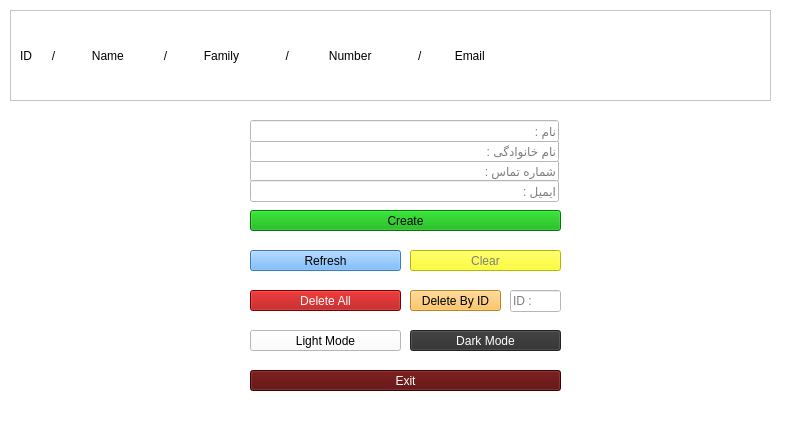
<?xml version="1.0" encoding="UTF-8"?>
<ui version="4.0">
 <class>Contact</class>
 <widget class="QMainWindow" name="Contact">
  <property name="geometry">
   <rect>
    <x>0</x>
    <y>0</y>
    <width>792</width>
    <height>444</height>
   </rect>
  </property>
  <property name="windowTitle">
   <string>Contacts</string>
  </property>
  <property name="styleSheet">
   <string notr="true">background-color: rgb(255, 255, 255);</string>
  </property>
  <widget class="QWidget" name="centralwidget">
   <widget class="QLineEdit" name="line_3">
    <property name="geometry">
     <rect>
      <x>250</x>
      <y>160</y>
      <width>309</width>
      <height>22</height>
     </rect>
    </property>
    <property name="placeholderText">
     <string>شماره تماس :</string>
    </property>
   </widget>
   <widget class="QLineEdit" name="line_2">
    <property name="geometry">
     <rect>
      <x>250</x>
      <y>140</y>
      <width>309</width>
      <height>22</height>
     </rect>
    </property>
    <property name="placeholderText">
     <string>نام خانوادگی :</string>
    </property>
   </widget>
   <widget class="QLineEdit" name="line_1">
    <property name="geometry">
     <rect>
      <x>250</x>
      <y>120</y>
      <width>309</width>
      <height>22</height>
     </rect>
    </property>
    <property name="cursorPosition">
     <number>0</number>
    </property>
    <property name="placeholderText">
     <string>نام :</string>
    </property>
   </widget>
   <widget class="QPushButton" name="btn_1">
    <property name="geometry">
     <rect>
      <x>250</x>
      <y>210</y>
      <width>311</width>
      <height>21</height>
     </rect>
    </property>
    <property name="autoFillBackground">
     <bool>false</bool>
    </property>
    <property name="styleSheet">
     <string notr="true">background-color: rgb(0, 170, 0);</string>
    </property>
    <property name="text">
     <string>Create</string>
    </property>
   </widget>
   <widget class="QLineEdit" name="line_4">
    <property name="geometry">
     <rect>
      <x>250</x>
      <y>180</y>
      <width>309</width>
      <height>22</height>
     </rect>
    </property>
    <property name="placeholderText">
     <string>ایمیل :</string>
    </property>
   </widget>
   <widget class="QPushButton" name="btn_2">
    <property name="geometry">
     <rect>
      <x>250</x>
      <y>250</y>
      <width>151</width>
      <height>21</height>
     </rect>
    </property>
    <property name="autoFillBackground">
     <bool>false</bool>
    </property>
    <property name="styleSheet">
     <string notr="true">background-color: rgb(85, 170, 255);</string>
    </property>
    <property name="text">
     <string>Refresh</string>
    </property>
   </widget>
   <widget class="QPushButton" name="btn_3">
    <property name="geometry">
     <rect>
      <x>410</x>
      <y>290</y>
      <width>91</width>
      <height>21</height>
     </rect>
    </property>
    <property name="autoFillBackground">
     <bool>false</bool>
    </property>
    <property name="styleSheet">
     <string notr="true">background-color: rgb(255, 183, 58);</string>
    </property>
    <property name="text">
     <string>Delete By ID</string>
    </property>
   </widget>
   <widget class="QLineEdit" name="line_5">
    <property name="geometry">
     <rect>
      <x>510</x>
      <y>290</y>
      <width>51</width>
      <height>22</height>
     </rect>
    </property>
    <property name="placeholderText">
     <string>ID :</string>
    </property>
   </widget>
   <widget class="QPushButton" name="btn_4">
    <property name="geometry">
     <rect>
      <x>250</x>
      <y>290</y>
      <width>151</width>
      <height>21</height>
     </rect>
    </property>
    <property name="autoFillBackground">
     <bool>false</bool>
    </property>
    <property name="styleSheet">
     <string notr="true">background-color: rgb(170, 0, 0);
color: rgb(255, 255, 255);</string>
    </property>
    <property name="text">
     <string>Delete All</string>
    </property>
   </widget>
   <widget class="QPushButton" name="btn_5">
    <property name="geometry">
     <rect>
      <x>410</x>
      <y>330</y>
      <width>151</width>
      <height>21</height>
     </rect>
    </property>
    <property name="autoFillBackground">
     <bool>false</bool>
    </property>
    <property name="styleSheet">
     <string notr="true">background-color: rgb(47, 47, 47);
color: rgb(255, 255, 255);</string>
    </property>
    <property name="text">
     <string>Dark Mode</string>
    </property>
   </widget>
   <widget class="QPushButton" name="btn_6">
    <property name="geometry">
     <rect>
      <x>250</x>
      <y>330</y>
      <width>151</width>
      <height>21</height>
     </rect>
    </property>
    <property name="autoFillBackground">
     <bool>false</bool>
    </property>
    <property name="styleSheet">
     <string notr="true">background-color: rgb(255, 255, 255);</string>
    </property>
    <property name="text">
     <string>Light Mode</string>
    </property>
   </widget>
   <widget class="QPushButton" name="btn_7">
    <property name="geometry">
     <rect>
      <x>410</x>
      <y>250</y>
      <width>151</width>
      <height>21</height>
     </rect>
    </property>
    <property name="styleSheet">
     <string notr="true">background-color: rgb(255, 255, 0);
color: rgb(126, 126, 126);</string>
    </property>
    <property name="text">
     <string>Clear</string>
    </property>
   </widget>
   <widget class="QScrollArea" name="scrollArea">
    <property name="geometry">
     <rect>
      <x>10</x>
      <y>10</y>
      <width>761</width>
      <height>91</height>
     </rect>
    </property>
    <property name="widgetResizable">
     <bool>true</bool>
    </property>
    <widget class="QWidget" name="scrollAreaWidgetContents">
     <property name="geometry">
      <rect>
       <x>0</x>
       <y>0</y>
       <width>759</width>
       <height>89</height>
      </rect>
     </property>
     <layout class="QVBoxLayout" name="verticalLayout">
      <item>
       <widget class="QLabel" name="label">
        <property name="text">
         <string>ID      /           Name            /           Family              /            Number              /          Email</string>
        </property>
       </widget>
      </item>
      <item>
       <layout class="QVBoxLayout" name="v_lay">
        <property name="sizeConstraint">
         <enum>QLayout::SetDefaultConstraint</enum>
        </property>
        <property name="topMargin">
         <number>0</number>
        </property>
        <property name="rightMargin">
         <number>0</number>
        </property>
        <property name="bottomMargin">
         <number>0</number>
        </property>
       </layout>
      </item>
     </layout>
    </widget>
   </widget>
   <widget class="QPushButton" name="btn_8">
    <property name="geometry">
     <rect>
      <x>250</x>
      <y>370</y>
      <width>311</width>
      <height>21</height>
     </rect>
    </property>
    <property name="autoFillBackground">
     <bool>false</bool>
    </property>
    <property name="styleSheet">
     <string notr="true">color: rgb(255, 255, 255);
background-color: rgb(85, 0, 0);</string>
    </property>
    <property name="text">
     <string>Exit</string>
    </property>
   </widget>
  </widget>
  <widget class="QMenuBar" name="menubar">
   <property name="geometry">
    <rect>
     <x>0</x>
     <y>0</y>
     <width>792</width>
     <height>22</height>
    </rect>
   </property>
  </widget>
  <widget class="QStatusBar" name="statusbar"/>
  <action name="actionnew">
   <property name="text">
    <string>new</string>
   </property>
  </action>
  <action name="actionnew_2">
   <property name="text">
    <string>new</string>
   </property>
  </action>
 </widget>
 <resources/>
 <connections/>
</ui>
